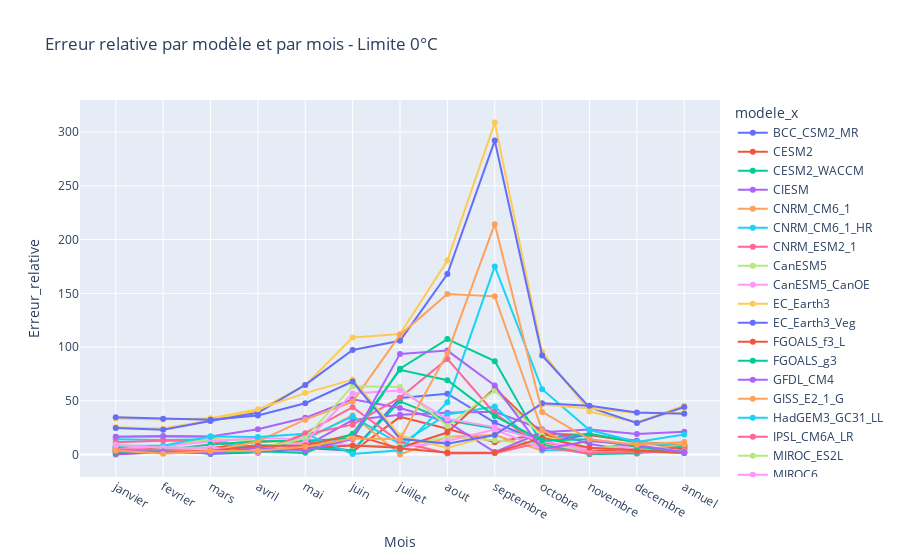

Notebook cell for this chart:
### Markdown cell above
### Visualisation sous forme de courbes

### Code cell
fig = px.line(
    snow_warming_avec_erreur_1995_2014[snow_warming_avec_erreur_1995_2014['modele_x'] != 'Reference'],
    x='Mois', y='Erreur_relative', color='modele_x', markers=True, title="Erreur relative par modèle et par mois - Limite 0°C")
fig.show()

### Figure 1 — Plotly figure (JSON) as saved in the notebook; plotly's stock layout.template omitted (floating-point values rounded to 4 significant figures)
{"data": [{"hovertemplate": "modele_x=BCC_CSM2_MR<br>Mois=%{x}<br>Erreur_relative=%{y}<extra></extra>", "legendgroup": "BCC_CSM2_MR", "line": {"color": "#636efa", "dash": "solid"}, "marker": {"symbol": "circle"}, "mode": "lines+markers", "name": "BCC_CSM2_MR", "orientation": "v", "showlegend": true, "type": "scatter", "x": ["janvier", "fevrier", "mars", "avril", "mai", "juin", "juillet", "aout", "septembre", "octobre", "novembre", "decembre", "annuel"], "xaxis": "x", "y": [7.186, 5.987, 0.5098, 2.161, 5.989, 3.447, 52.6, 56.58, 29.72, 11.67, 18.36, 12.74, 4.475], "yaxis": "y"}, {"hovertemplate": "modele_x=CESM2<br>Mois=%{x}<br>Erreur_relative=%{y}<extra></extra>", "legendgroup": "CESM2", "line": {"color": "#EF553B", "dash": "solid"}, "marker": {"symbol": "circle"}, "mode": "lines+markers", "name": "CESM2", "orientation": "v", "showlegend": true, "type": "scatter", "x": ["janvier", "fevrier", "mars", "avril", "mai", "juin", "juillet", "aout", "septembre", "octobre", "novembre", "decembre", "annuel"], "xaxis": "x", "y": [5.909, 4.99, 5.785, 11.89, 12.63, 2.622, 35.08, 24.06, 11.54, 19.33, 18.19, 11.66, 8.824], "yaxis": "y"}, {"hovertemplate": "modele_x=CESM2_WACCM<br>Mois=%{x}<br>Erreur_relative=%{y}<extra></extra>", "legendgroup": "CESM2_WACCM", "line": {"color": "#00cc96", "dash": "solid"}, "marker": {"symbol": "circle"}, "mode": "lines+markers", "name": "CESM2_WACCM", "orientation": "v", "showlegend": true, "type": "scatter", "x": ["janvier", "fevrier", "mars", "avril", "mai", "juin", "juillet", "aout", "septembre", "octobre", "novembre", "decembre", "annuel"], "xaxis": "x", "y": [6.997, 6.667, 5.159, 8.668, 7.636, 3.707, 49.46, 31.61, 24.4, 14.83, 19.22, 11.34, 7.732], "yaxis": "y"}, {"hovertemplate": "modele_x=CIESM<br>Mois=%{x}<br>Erreur_relative=%{y}<extra></extra>", "legendgroup": "CIESM", "line": {"color": "#ab63fa", "dash": "solid"}, "marker": {"symbol": "circle"}, "mode": "lines+markers", "name": "CIESM", "orientation": "v", "showlegend": true, "type": "scatter", "x": ["janvier", "fevrier", "mars", "avril", "mai", "juin", "juillet", "aout", "septembre", "octobre", "novembre", "decembre", "annuel"], "xaxis": "x", "y": [0.1214, 2.422, 1.94, 7.451, 7.613, 32.1, 36.98, 38.92, 39.8, 23.58, 9.884, 2.897, 7.052], "yaxis": "y"}, {"hovertemplate": "modele_x=CNRM_CM6_1<br>Mois=%{x}<br>Erreur_relative=%{y}<extra></extra>", "legendgroup": "CNRM_CM6_1", "line": {"color": "#FFA15A", "dash": "solid"}, "marker": {"symbol": "circle"}, "mode": "lines+markers", "name": "CNRM_CM6_1", "orientation": "v", "showlegend": true, "type": "scatter", "x": ["janvier", "fevrier", "mars", "avril", "mai", "juin", "juillet", "aout", "septembre", "octobre", "novembre", "decembre", "annuel"], "xaxis": "x", "y": [16.65, 16.6, 16.53, 1.597, 13.67, 36.59, 0.1202, 16.57, 18.06, 3.822, 4.222, 11.34, 7.939], "yaxis": "y"}, {"hovertemplate": "modele_x=CNRM_CM6_1_HR<br>Mois=%{x}<br>Erreur_relative=%{y}<extra></extra>", "legendgroup": "CNRM_CM6_1_HR", "line": {"color": "#19d3f3", "dash": "solid"}, "marker": {"symbol": "circle"}, "mode": "lines+markers", "name": "CNRM_CM6_1_HR", "orientation": "v", "showlegend": true, "type": "scatter", "x": ["janvier", "fevrier", "mars", "avril", "mai", "juin", "juillet", "aout", "septembre", "octobre", "novembre", "decembre", "annuel"], "xaxis": "x", "y": [14.29, 13.51, 14.32, 2.838, 15.27, 35.35, 9.799, 37.29, 44.68, 4.301, 4.337, 10.33, 7.841], "yaxis": "y"}, {"hovertemplate": "modele_x=CNRM_ESM2_1<br>Mois=%{x}<br>Erreur_relative=%{y}<extra></extra>", "legendgroup": "CNRM_ESM2_1", "line": {"color": "#FF6692", "dash": "solid"}, "marker": {"symbol": "circle"}, "mode": "lines+markers", "name": "CNRM_ESM2_1", "orientation": "v", "showlegend": true, "type": "scatter", "x": ["janvier", "fevrier", "mars", "avril", "mai", "juin", "juillet", "aout", "septembre", "octobre", "novembre", "decembre", "annuel"], "xaxis": "x", "y": [11.31, 12.81, 12.78, 1.651, 19.89, 44.04, 11.69, 0.8962, 1.221, 11.63, 2.983, 5.04, 2.704], "yaxis": "y"}, {"hovertemplate": "modele_x=CanESM5<br>Mois=%{x}<br>Erreur_relative=%{y}<extra></extra>", "legendgroup": "CanESM5", "line": {"color": "#B6E880", "dash": "solid"}, "marker": {"symbol": "circle"}, "mode": "lines+markers", "name": "CanESM5", "orientation": "v", "showlegend": true, "type": "scatter", "x": ["janvier", "fevrier", "mars", "avril", "mai", "juin", "juillet", "aout", "septembre", "octobre", "novembre", "decembre", "annuel"], "xaxis": "x", "y": [4.981, 7.844, 14.22, 13.37, 8.595, 8.01, 7.935, 16.04, 13.36, 9.337, 3.892, 0.7736, 4.969], "yaxis": "y"}, {"hovertemplate": "modele_x=CanESM5_CanOE<br>Mois=%{x}<br>Erreur_relative=%{y}<extra></extra>", "legendgroup": "CanESM5_CanOE", "line": {"color": "#FF97FF", "dash": "solid"}, "marker": {"symbol": "circle"}, "mode": "lines+markers", "name": "CanESM5_CanOE", "orientation": "v", "showlegend": true, "type": "scatter", "x": ["janvier", "fevrier", "mars", "avril", "mai", "juin", "juillet", "aout", "septembre", "octobre", "novembre", "decembre", "annuel"], "xaxis": "x", "y": [4.336, 7.592, 12.18, 15.28, 14.21, 8.519, 6.565, 12.56, 23.17, 5.634, 3.734, 0.7637, 5.655], "yaxis": "y"}, {"hovertemplate": "modele_x=EC_Earth3<br>Mois=%{x}<br>Erreur_relative=%{y}<extra></extra>", "legendgroup": "EC_Earth3", "line": {"color": "#FECB52", "dash": "solid"}, "marker": {"symbol": "circle"}, "mode": "lines+markers", "name": "EC_Earth3", "orientation": "v", "showlegend": true, "type": "scatter", "x": ["janvier", "fevrier", "mars", "avril", "mai", "juin", "juillet", "aout", "septembre", "octobre", "novembre", "decembre", "annuel"], "xaxis": "x", "y": [25.36, 24.32, 31.96, 41.01, 64.52, 108.9, 112.2, 180.5, 308.8, 95.51, 40.0, 29.75, 45.35], "yaxis": "y"}, {"hovertemplate": "modele_x=EC_Earth3_Veg<br>Mois=%{x}<br>Erreur_relative=%{y}<extra></extra>", "legendgroup": "EC_Earth3_Veg", "line": {"color": "#636efa", "dash": "solid"}, "marker": {"symbol": "circle"}, "mode": "lines+markers", "name": "EC_Earth3_Veg", "orientation": "v", "showlegend": true, "type": "scatter", "x": ["janvier", "fevrier", "mars", "avril", "mai", "juin", "juillet", "aout", "septembre", "octobre", "novembre", "decembre", "annuel"], "xaxis": "x", "y": [24.74, 23.14, 31.17, 38.82, 64.8, 97.21, 105.8, 168.0, 292.1, 92.14, 43.87, 29.41, 44.18], "yaxis": "y"}, {"hovertemplate": "modele_x=FGOALS_f3_L<br>Mois=%{x}<br>Erreur_relative=%{y}<extra></extra>", "legendgroup": "FGOALS_f3_L", "line": {"color": "#EF553B", "dash": "solid"}, "marker": {"symbol": "circle"}, "mode": "lines+markers", "name": "FGOALS_f3_L", "orientation": "v", "showlegend": true, "type": "scatter", "x": ["janvier", "fevrier", "mars", "avril", "mai", "juin", "juillet", "aout", "septembre", "octobre", "novembre", "decembre", "annuel"], "xaxis": "x", "y": [4.342, 1.679, 5.15, 5.259, 6.041, 8.414, 6.399, 20.49, 61.77, 19.44, 3.995, 2.983, 5.475], "yaxis": "y"}, {"hovertemplate": "modele_x=FGOALS_g3<br>Mois=%{x}<br>Erreur_relative=%{y}<extra></extra>", "legendgroup": "FGOALS_g3", "line": {"color": "#00cc96", "dash": "solid"}, "marker": {"symbol": "circle"}, "mode": "lines+markers", "name": "FGOALS_g3", "orientation": "v", "showlegend": true, "type": "scatter", "x": ["janvier", "fevrier", "mars", "avril", "mai", "juin", "juillet", "aout", "septembre", "octobre", "novembre", "decembre", "annuel"], "xaxis": "x", "y": [3.43, 4.205, 9.348, 12.36, 12.93, 14.95, 79.87, 107.4, 86.9, 9.382, 0.3122, 1.24, 8.747], "yaxis": "y"}, {"hovertemplate": "modele_x=GFDL_CM4<br>Mois=%{x}<br>Erreur_relative=%{y}<extra></extra>", "legendgroup": "GFDL_CM4", "line": {"color": "#ab63fa", "dash": "solid"}, "marker": {"symbol": "circle"}, "mode": "lines+markers", "name": "GFDL_CM4", "orientation": "v", "showlegend": true, "type": "scatter", "x": ["janvier", "fevrier", "mars", "avril", "mai", "juin", "juillet", "aout", "septembre", "octobre", "novembre", "decembre", "annuel"], "xaxis": "x", "y": [16.45, 17.25, 16.76, 23.54, 34.14, 51.48, 43.27, 30.32, 2.257, 20.73, 23.3, 19.16, 21.17], "yaxis": "y"}, {"hovertemplate": "modele_x=GISS_E2_1_G<br>Mois=%{x}<br>Erreur_relative=%{y}<extra></extra>", "legendgroup": "GISS_E2_1_G", "line": {"color": "#FFA15A", "dash": "solid"}, "marker": {"symbol": "circle"}, "mode": "lines+markers", "name": "GISS_E2_1_G", "orientation": "v", "showlegend": true, "type": "scatter", "x": ["janvier", "fevrier", "mars", "avril", "mai", "juin", "juillet", "aout", "septembre", "octobre", "novembre", "decembre", "annuel"], "xaxis": "x", "y": [4.076, 3.91, 3.315, 12.27, 32.42, 49.27, 111.3, 149.4, 147.2, 22.6, 1.484, 3.828, 9.441], "yaxis": "y"}, {"hovertemplate": "modele_x=HadGEM3_GC31_LL<br>Mois=%{x}<br>Erreur_relative=%{y}<extra></extra>", "legendgroup": "HadGEM3_GC31_LL", "line": {"color": "#19d3f3", "dash": "solid"}, "marker": {"symbol": "circle"}, "mode": "lines+markers", "name": "HadGEM3_GC31_LL", "orientation": "v", "showlegend": true, "type": "scatter", "x": ["janvier", "fevrier", "mars", "avril", "mai", "juin", "juillet", "aout", "septembre", "octobre", "novembre", "decembre", "annuel"], "xaxis": "x", "y": [8.265, 8.209, 16.89, 16.29, 19.4, 0.4261, 3.968, 48.7, 175.0, 60.73, 22.82, 11.58, 18.61], "yaxis": "y"}, {"hovertemplate": "modele_x=IPSL_CM6A_LR<br>Mois=%{x}<br>Erreur_relative=%{y}<extra></extra>", "legendgroup": "IPSL_CM6A_LR", "line": {"color": "#FF6692", "dash": "solid"}, "marker": {"symbol": "circle"}, "mode": "lines+markers", "name": "IPSL_CM6A_LR", "orientation": "v", "showlegend": true, "type": "scatter", "x": ["janvier", "fevrier", "mars", "avril", "mai", "juin", "juillet", "aout", "septembre", "octobre", "novembre", "decembre", "annuel"], "xaxis": "x", "y": [4.608, 4.577, 4.532, 2.686, 18.79, 27.79, 52.84, 88.94, 38.27, 7.061, 0.9483, 2.817, 1.42], "yaxis": "y"}, {"hovertemplate": "modele_x=MIROC_ES2L<br>Mois=%{x}<br>Erreur_relative=%{y}<extra></extra>", "legendgroup": "MIROC_ES2L", "line": {"color": "#B6E880", "dash": "solid"}, "marker": {"symbol": "circle"}, "mode": "lines+markers", "name": "MIROC_ES2L", "orientation": "v", "showlegend": true, "type": "scatter", "x": ["janvier", "fevrier", "mars", "avril", "mai", "juin", "juillet", "aout", "septembre", "octobre", "novembre", "decembre", "annuel"], "xaxis": "x", "y": [9.082, 6.266, 4.753, 4.736, 15.21, 63.6, 62.94, 26.56, 59.55, 17.49, 5.836, 7.955, 2.487], "yaxis": "y"}, {"hovertemplate": "modele_x=MIROC6<br>Mois=%{x}<br>Erreur_relative=%{y}<extra></extra>", "legendgroup": "MIROC6", "line": {"color": "#FF97FF", "dash": "solid"}, "marker": {"symbol": "circle"}, "mode": "lines+markers", "name": "MIROC6", "orientation": "v", "showlegend": true, "type": "scatter", "x": ["janvier", "fevrier", "mars", "avril", "mai", "juin", "juillet", "aout", "septembre", "octobre", "novembre", "decembre", "annuel"], "xaxis": "x", "y": [8.961, 6.374, 6.609, 2.453, 11.36, 56.88, 59.51, 33.03, 25.49, 12.48, 4.454, 7.836, 2.985], "yaxis": "y"}, {"hovertemplate": "modele_x=MPI_ESM1_2_HR<br>Mois=%{x}<br>Erreur_relative=%{y}<extra></extra>", "legendgroup": "MPI_ESM1_2_HR", "line": {"color": "#FECB52", "dash": "solid"}, "marker": {"symbol": "circle"}, "mode": "lines+markers", "name": "MPI_ESM1_2_HR", "orientation": "v", "showlegend": true, "type": "scatter", "x": ["janvier", "fevrier", "mars", "avril", "mai", "juin", "juillet", "aout", "septembre", "octobre", "novembre", "decembre", "annuel"], "xaxis": "x", "y": [33.45, 32.6, 33.8, 42.08, 57.17, 69.77, 17.72, 6.095, 18.5, 46.54, 42.75, 38.55, 38.77], "yaxis": "y"}, {"hovertemplate": "modele_x=MPI_ESM1_2_LR<br>Mois=%{x}<br>Erreur_relative=%{y}<extra></extra>", "legendgroup": "MPI_ESM1_2_LR", "line": {"color": "#636efa", "dash": "solid"}, "marker": {"symbol": "circle"}, "mode": "lines+markers", "name": "MPI_ESM1_2_LR", "orientation": "v", "showlegend": true, "type": "scatter", "x": ["janvier", "fevrier", "mars", "avril", "mai", "juin", "juillet", "aout", "septembre", "octobre", "novembre", "decembre", "annuel"], "xaxis": "x", "y": [34.62, 33.23, 32.4, 36.4, 47.7, 67.89, 14.74, 9.937, 18.08, 47.76, 45.39, 39.02, 37.96], "yaxis": "y"}, {"hovertemplate": "modele_x=MRI_ESM2_0<br>Mois=%{x}<br>Erreur_relative=%{y}<extra></extra>", "legendgroup": "MRI_ESM2_0", "line": {"color": "#EF553B", "dash": "solid"}, "marker": {"symbol": "circle"}, "mode": "lines+markers", "name": "MRI_ESM2_0", "orientation": "v", "showlegend": true, "type": "scatter", "x": ["janvier", "fevrier", "mars", "avril", "mai", "juin", "juillet", "aout", "septembre", "octobre", "novembre", "decembre", "annuel"], "xaxis": "x", "y": [1.116, 1.584, 3.576, 7.872, 8.506, 18.63, 5.507, 1.923, 1.606, 15.61, 6.323, 3.539, 1.325], "yaxis": "y"}, {"hovertemplate": "modele_x=NorESM2_LM<br>Mois=%{x}<br>Erreur_relative=%{y}<extra></extra>", "legendgroup": "NorESM2_LM", "line": {"color": "#00cc96", "dash": "solid"}, "marker": {"symbol": "circle"}, "mode": "lines+markers", "name": "NorESM2_LM", "orientation": "v", "showlegend": true, "type": "scatter", "x": ["janvier", "fevrier", "mars", "avril", "mai", "juin", "juillet", "aout", "septembre", "octobre", "novembre", "decembre", "annuel"], "xaxis": "x", "y": [2.324, 2.829, 1.014, 3.116, 1.546, 19.3, 78.86, 69.17, 35.75, 13.12, 14.21, 7.214, 2.351], "yaxis": "y"}, {"hovertemplate": "modele_x=NorESM2_MM<br>Mois=%{x}<br>Erreur_relative=%{y}<extra></extra>", "legendgroup": "NorESM2_MM", "line": {"color": "#ab63fa", "dash": "solid"}, "marker": {"symbol": "circle"}, "mode": "lines+markers", "name": "NorESM2_MM", "orientation": "v", "showlegend": true, "type": "scatter", "x": ["janvier", "fevrier", "mars", "avril", "mai", "juin", "juillet", "aout", "septembre", "octobre", "novembre", "decembre", "annuel"], "xaxis": "x", "y": [3.056, 2.599, 1.134, 6.342, 3.669, 14.43, 93.64, 96.68, 64.16, 4.971, 12.54, 8.874, 1.867], "yaxis": "y"}, {"hovertemplate": "modele_x=UKESM1_0_LL<br>Mois=%{x}<br>Erreur_relative=%{y}<extra></extra>", "legendgroup": "UKESM1_0_LL", "line": {"color": "#FFA15A", "dash": "solid"}, "marker": {"symbol": "circle"}, "mode": "lines+markers", "name": "UKESM1_0_LL", "orientation": "v", "showlegend": true, "type": "scatter", "x": ["janvier", "fevrier", "mars", "avril", "mai", "juin", "juillet", "aout", "septembre", "octobre", "novembre", "decembre", "annuel"], "xaxis": "x", "y": [3.74, 0.8205, 3.179, 3.481, 7.292, 15.04, 14.2, 94.31, 214.3, 39.61, 14.16, 9.066, 11.61], "yaxis": "y"}], "layout": {"legend": {"title": {"text": "modele_x"}, "tracegroupgap": 0}, "title": {"text": "Erreur relative par modèle et par mois - Limite 0°C"}, "xaxis": {"anchor": "y", "domain": [0, 1], "title": {"text": "Mois"}}, "yaxis": {"anchor": "x", "domain": [0, 1], "title": {"text": "Erreur_relative"}}}}
